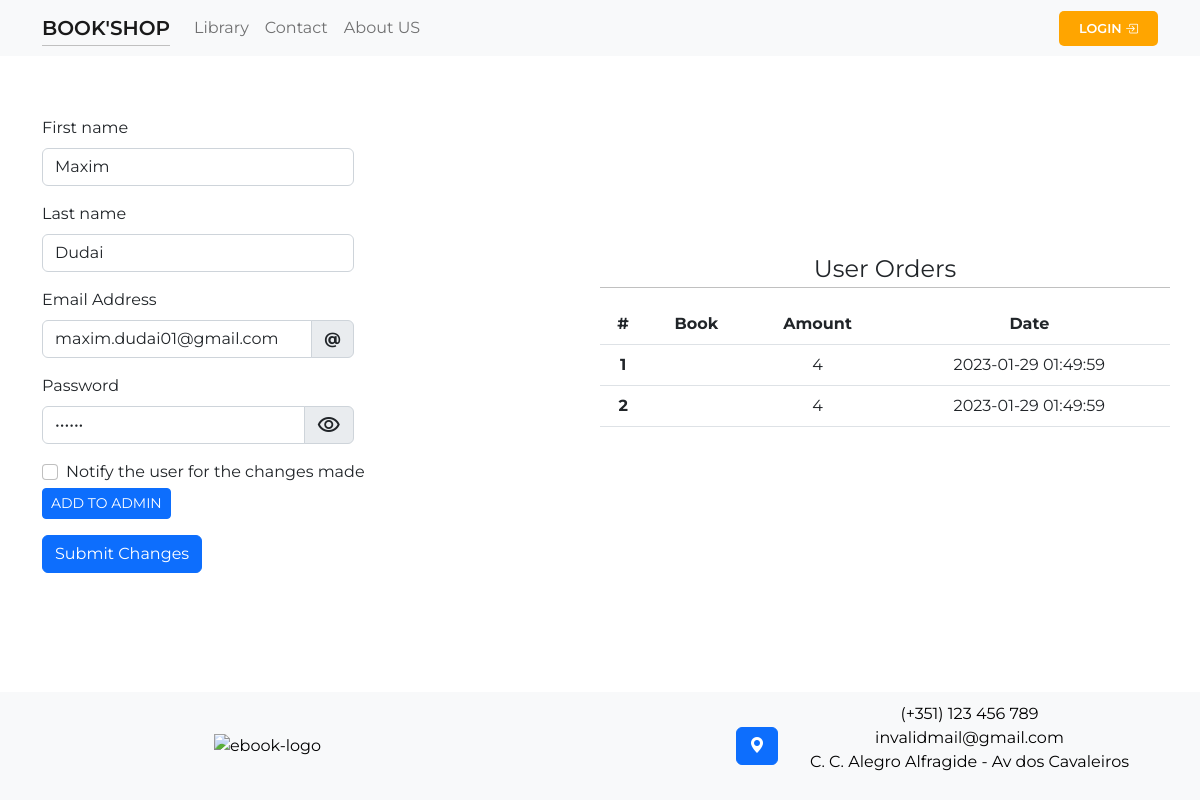
Page /pages/admin/pages/users/edit_user/edit_user.php?user=1 on the committed database.
### tables this page shows
CREATE TABLE `users` (
  `ID` int(11) NOT NULL,
  `fName` varchar(24) NOT NULL,
  `lName` varchar(24) NOT NULL,
  `password` varchar(64) NOT NULL,
  `email` varchar(256) NOT NULL,
  `reg_time` timestamp NOT NULL DEFAULT current_timestamp(),
  `admin` tinyint(1) NOT NULL DEFAULT 0
);

CREATE TABLE `user_orders` (
  `ID` int(11) NOT NULL,
  `userID` int(11) NOT NULL,
  `bookID` int(11) NOT NULL,
  `amount` int(11) NOT NULL DEFAULT 1,
  `orderDate` timestamp NOT NULL DEFAULT current_timestamp()
);

### pages/admin/pages/users/edit_user/edit_user.php (the view, shortened to what this page needs)
<?php
    require($_SERVER['DOCUMENT_ROOT'].'/shop/connection/database.php');
    $user_id = mysqli_real_escape_string($sql, $_GET['user']);
    $formatUserData = mysqli_query($sql, "SELECT * FROM `users` WHERE `ID` = '$user_id'");
    $userData = mysqli_fetch_assoc($formatUserData);
?>
<!DOCTYPE html>
<html lang="en">
    <?php
        require($_SERVER['DOCUMENT_ROOT'].'/shop/components/head.php');
    ?>
<body>
    <?php require($_SERVER['DOCUMENT_ROOT'].'/shop/components/navbar/navbar.php'); ?>
    <div class="container" style="margin-top: 5%;">
        <div class="row align-items-center justify-content-between">
            <div class="col">
                <form class="row g-3" method="post">
                    <div class="col-md-7">
                        <label for="userFirstName" class="form-label">First name</label>
                        <input type="text" class="form-control" name="userFirstName" id="userFirstName" value="<?php echo $userData['fName'] ?>" required>
                    </div>
                    <div class="col-md-7">
                        <label for="userLastName" class="form-label">Last name</label>
                        <input type="text" class="form-control" name="userLastName" id="userLastName" value="<?php echo $userData['lName'] ?>" required>
                    </div>
                    <div class="col-md-7">
                        <label for="validUserMail" class="form-label">Email Address</label>
                        <div class="input-group">
                            <input type="email" class="form-control" name="validUserEmail" id="validUserMail"  aria-describedby="userEmail" value="<?php echo $userData['email'] ?>" required>
                            <span class="input-group-text" id="userEmail"><b>@</b></span>
                        </div>
                    </div>
                    <div class="col-md-7">
                        <label for="validUserPassowrd" class="form-label">Password</label>
                        <div class="input-group align-items-center">
                            <input type="password" class="form-control" name="validUserPassowrd" id="validUserPassowrd"  aria-describedby="inputGroupPrepend2" value="<?php echo $userData['password'] ?>" required>
                            <span class="material-symbols-outlined user-select-none input-group-text" id="changePasswordVisibility" role="button">visibility</span>
                        </div>
                    </div>
                    <div class="col-12">
                        <div class="form-check">
                            <input class="form-check-input" name="userNotify" type="checkbox" value="" id="invalidCheck2">
                            <label class="form-check-label" for="invalidCheck2">
                                Notify the user for the changes made
                            </label>
                        </div>
                        <?php
                            $checkIfUserAdmin = mysqli_query($sql, "SELECT `admin`, `ID` FROM `users` WHERE `ID` = '$user_id'");
                            $isUserAdmin = mysqli_fetch_assoc($checkIfUserAdmin);
                            if($isUserAdmin['ID'] != $_SESSION['sqlID']) {
                                $manageAdmin = !$isUserAdmin['admin'] ? "ADD TO" : "REMOVE FROM";
                                $buttonName = !$isUserAdmin['admin'] ? "addToAdmin" : "removeFromAdmin";
                                echo '
                                    <div class="manageUserAdministrator mt-1">
                                        <button type="submit" name="'.$buttonName.'" class="btn btn-primary btn-sm">'.$manageAdmin.' ADMIN</button>
                                    </div>
                                ';
                            }
                        ?>
                    </div>
                    <div class="col-12">
                        <button class="btn btn-primary" name="changeUserDetails" type="submit">Submit Changes</button>
                    </div>
                </form>
            </div>
            <div class="col mt-1">
                <div class="row text-center">
                    <div class="title mb-3" style="font-size: 1.5rem; border-bottom: 1px solid silver;">User Orders</div>
                </div>
                <div class="row">
                    <table class="table text-center">
                        <thead>
                            <tr>
                                <th scope="col">#</th>
                                <th scope="col">Book</th>
                                <th scope="col">Amount</th>
                                <th scope="col">Date</th>
                            </tr>
                        </thead>
                        <tbody>
                                <?php
                                    $getUserOders = "SELECT * FROM `user_orders` WHERE `userID` = '$user_id'";
                                    $userOrders = mysqli_query($sql, $getUserOders);
                                    if(mysqli_num_rows($userOrders)) {
                                        while($row = mysqli_fetch_array($userOrders)) {
                                            echo '
                                                <tr>
                                                    <th scope="row">'.$row['ID'].'</th>
                                                    <td>'.$row['bookName'].'</td>
                                                    <td>'.$row['amount'].'</td>
                                                    <td>'.$row['orderDate'].'</td>
                                                </tr>
                                            ';
                                        }
                                    }
                                ?>
                        </tbody>
                    </table>
                </div>
            </div>
        </div>
    </div>
    <?php require($_SERVER['DOCUMENT_ROOT'].'/shop/components/footer/footer.php'); ?>
</body>
</html>

### components/head.php (style rules this page uses)
html, body { height: 100%; font-family: 'Montserrat', sans-serif; }

### rows in the picture
users: userFirstName "Maxim", userLastName "Dudai", validUserEmail "maxim.dudai01@gmail.com", admin "ADD TO"
user_orders: ID "1", amount "4", orderDate "2023-01-29 01:49:59"
user_orders: ID "2", amount "4", orderDate "2023-01-29 01:49:59"
